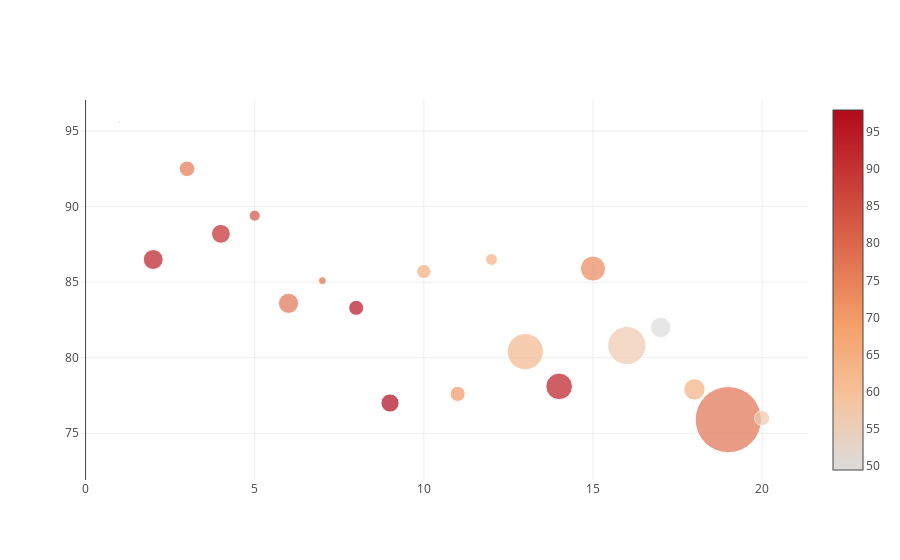

Here is the notebook cell this chart was saved with:
### Markdown cell above
## Bubble Charts 

* Basic bubble chart: three-dimensional data. 
* Like a scatter plot, where the third dimension is given by bubble size. 
* Can more dimensions using colors, for example.

Example with 4 dimensions:
*  University world rank (first 20 of 2016) vs teaching score
*  number of students (size of bubble)
*  internationalisation score (color)

### Code cell
configure_plotly_browser_state()

# data preparation
df2016 = timesData[timesData.year == 2016].iloc[:20,:]
num_students_size  = [float(each.replace(',', '.')) for each in df2016.num_students]
international_color = [float(each) for each in df2016.international]
data = [
    {
        'y': df2016.teaching,
        'x': df2016.world_rank,
        'mode': 'markers',
        'marker': {
            'color': international_color,
            'size': num_students_size,
            'showscale': True
        },
        "text" :  df2016.university_name
    }
]
iplot(data)

### Figure 1 — Plotly figure (JSON) as saved in the notebook; plotly's stock layout.template omitted (floating-point values rounded to 4 significant figures)
{"data": [{"uid": "0220b0b1-8174-42fe-bd05-b7595164dc6c", "text": ["California Institute of Technology", "University of Oxford", "Stanford University", "University of Cambridge", "Massachusetts Institute of Technology", "Harvard University", "Princeton University", "Imperial College London", "ETH Zurich – Swiss Federal Institute of Technology Zurich", "University of Chicago", "Johns Hopkins University", "Yale University", "University of California, Berkeley", "University College London", "Columbia University", "University of California, Los Angeles", "University of Pennsylvania", "Cornell University", "University of Toronto", "Duke University"], "y": [95.6, 86.5, 92.5, 88.2, 89.4, 83.6, 85.1, 83.3, 77, 85.7, 77.6, 86.5, 80.4, 78.1, 85.9, 80.8, 82, 77.9, 75.9, 76], "mode": "markers", "marker": {"color": [64, 94.4, 76.3, 91.5, 84, 77.2, 78.5, 96, 97.9, 65, 70, 64.3, 61.9, 94.4, 73.5, 56.4, 49.5, 63.9, 77.8, 56.5], "showscale": true, "size": [2.243, 19.92, 15.6, 18.81, 11.07, 20.15, 7.929, 15.06, 18.18, 14.22, 15.13, 11.75, 36.19, 26.61, 25.05, 38.21, 20.38, 21.42, 66.2, 15.17]}, "x": ["1", "2", "3", "4", "5", "6", "7", "8", "9", "10", "11", "12", "13", "14", "15", "16", "17", "18", "19", "20"], "type": "scatter"}], "layout": {}}
